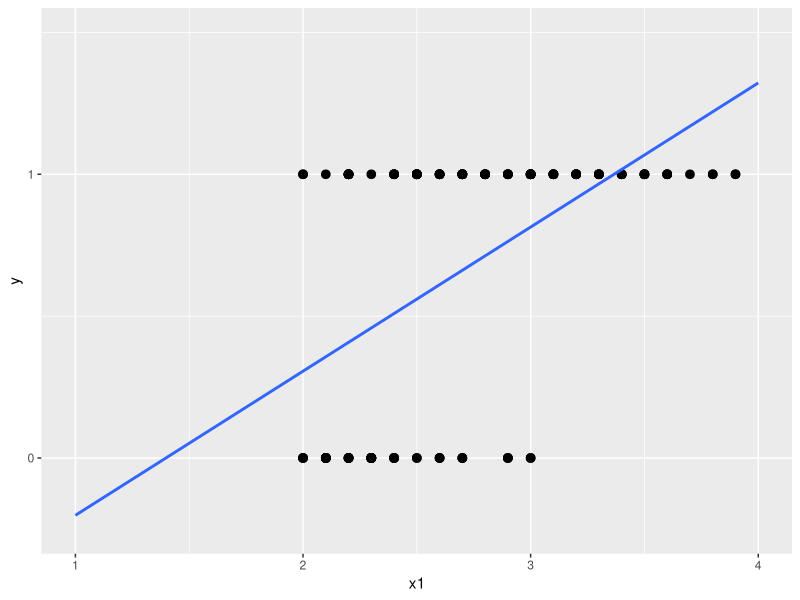
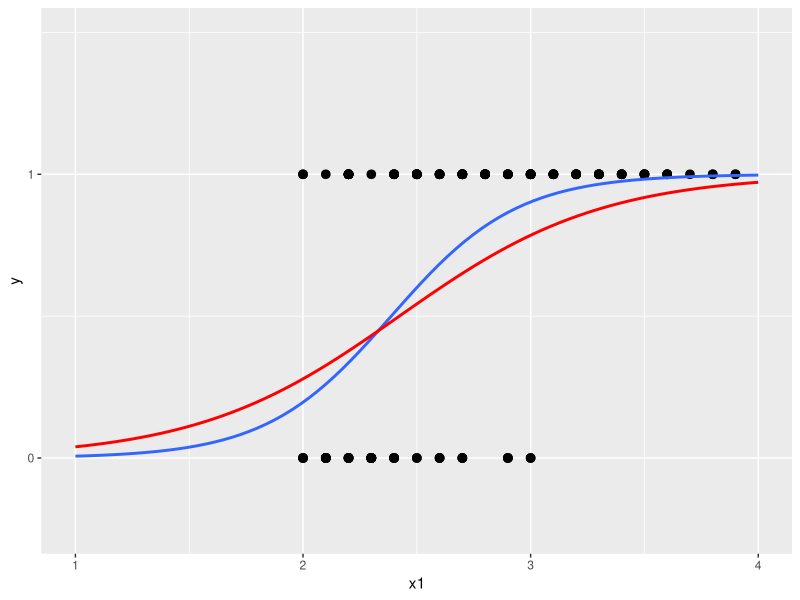

Write the R code that produced these figures, in order.
## ---- chunk 1
knitr::opts_chunk$set(echo = TRUE, fig.pos = 'h', 
                      fig.width = 4, fig.height = 2, 
                      fig.align = "center",
                      background = "#F7F7F7")
## ---- chunk 2
library(ggplot2)
data(cats, package = "MASS")
cats$Sex <- as.numeric(factor(cats$Sex, labels = c(0,1))) - 1
ggplot(cats, aes(y = Sex, x = Bwt)) + 
    geom_point(size = 2.6) +
    geom_smooth(method = "lm", se = F, fullrange = T) +
    scale_x_continuous(limits = c(1,4)) +
    scale_y_continuous(limits = c(-0.25,1.5), breaks = c(0,1)) +
    labs(x = "x1", y = "y")
## ---- chunk 3
library(ggplot2)
data(cats, package = "MASS")
cats$Sex <- as.numeric(as.character(factor(cats$Sex, labels = c(0,1))))
ggplot(cats, aes(y = Sex, x = Bwt)) + 
    geom_point(size = 2.6) +
    geom_smooth(method = "glm", se = F, fullrange = T,
                method.args = list(family = "binomial")) +
    geom_smooth(data = cats[1:95,], method = "glm", se = F, fullrange = T,
                method.args = list(family = "binomial"), color = "red") +
    scale_x_continuous(limits = c(1,4)) +
    scale_y_continuous(limits = c(-0.25,1.5), breaks = c(0,1)) +
    labs(x = "x1", y = "y")
